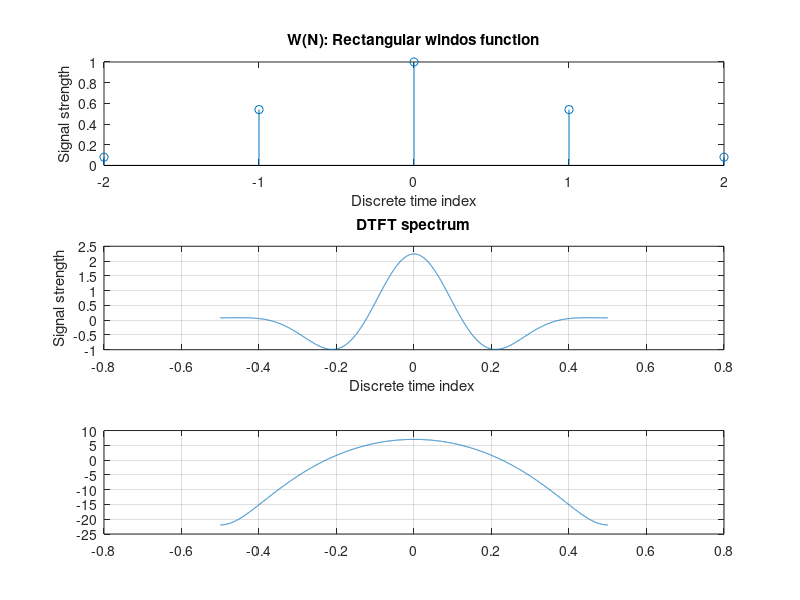

Here is the MATLAB script that generated this plot:
#windo function plot
N= input("Enter the samples ")
n=-((N-1)/2):((N-1)/2);
W =hamming(N);
subplot(3,1,1)
stem(n,W)
title("W(N): Rectangular windos function")
xlabel("Discrete time index")
ylabel("Signal strength")

#Dtft spectrum plot
w = -pi:0.001:pi;
y =freqz(W,1,w);
subplot(3,1,2)
plot((w./(2.*pi)),y)
grid on;
title("DTFT spectrum")
ylabel("Signal strength")
xlabel("Discrete time index ")

#plot absolute value of w
subplot(3,1,3)
plot((w./(2.*pi)),20*log10(abs(y)));
grid on;



